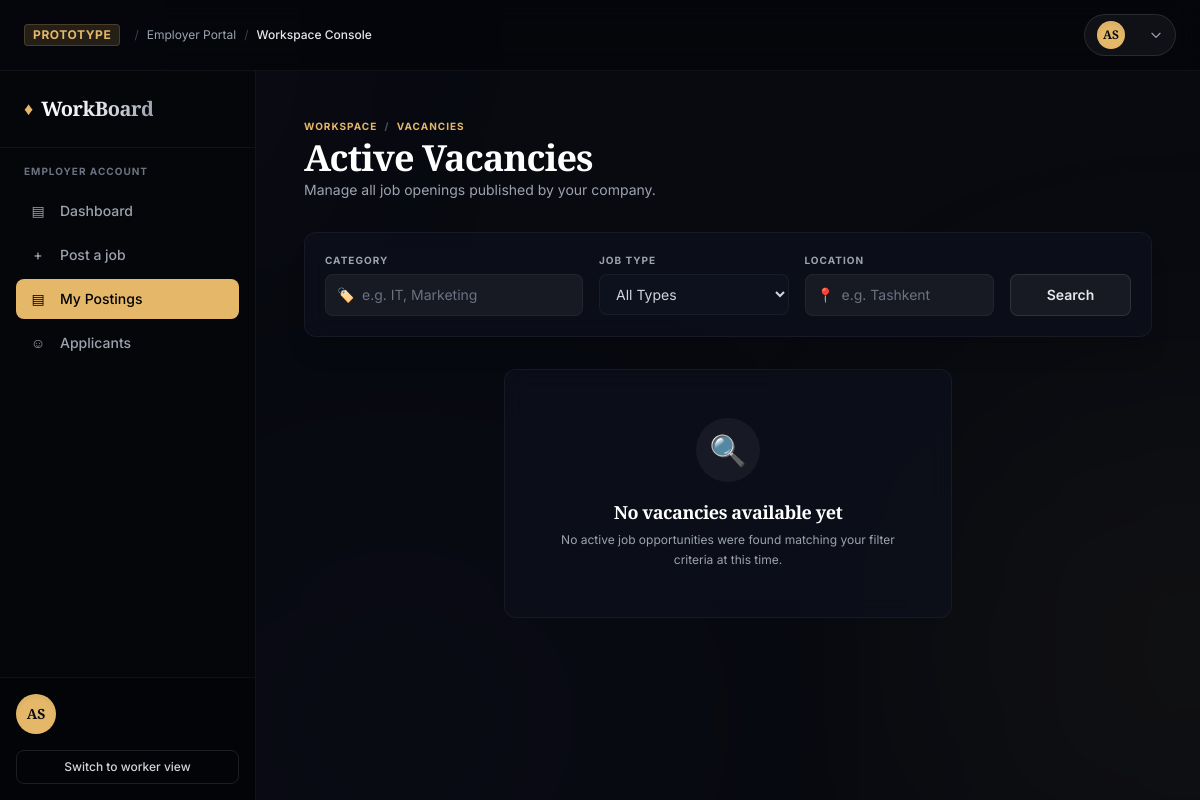
Page /jobs/my-postings/ on the earlier database version.
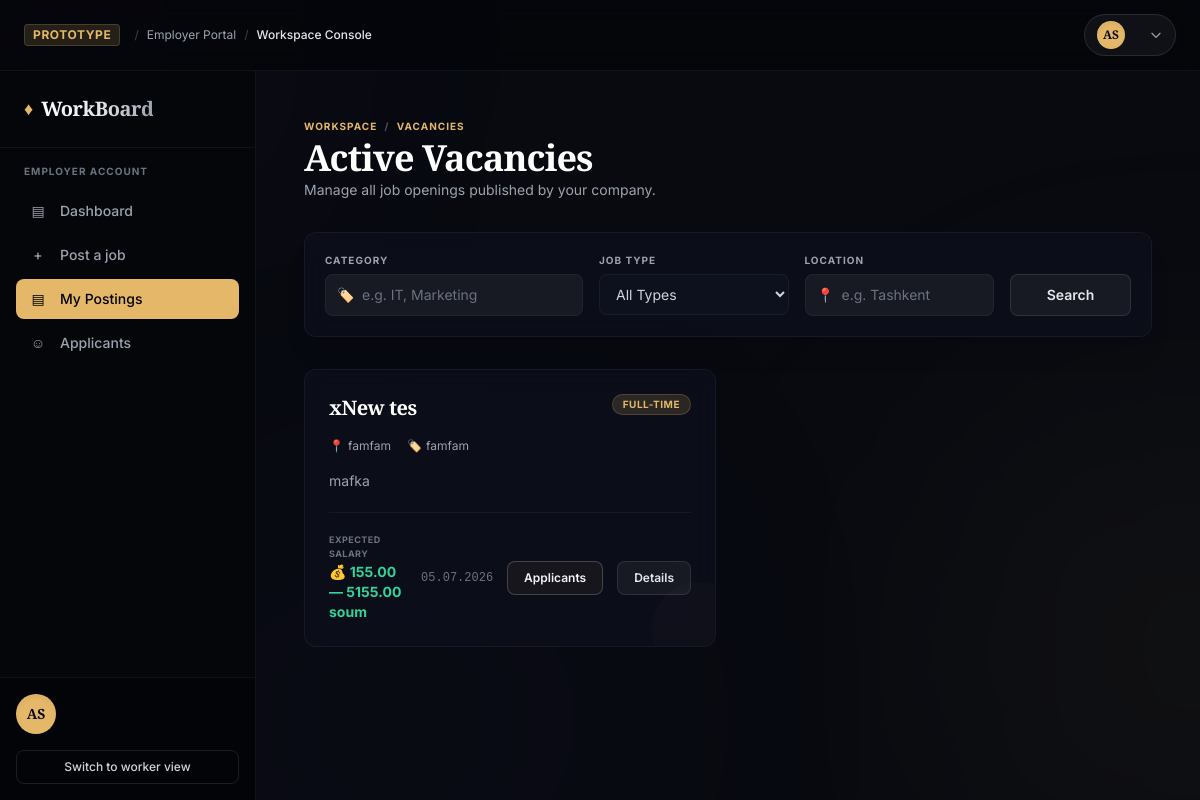
Same page on the later database version.
### jobs/models.py (models this page shows, shortened)
class Job(models.Model):
    JOBTYPES = (
        ('full-time', 'Full-time'),
        ('part-time', 'Part-time'),
        ('remote', 'Remote'),
        ('internship', 'Internship'),
    )
    employer = models.ForeignKey(CustomUser, on_delete=models.CASCADE)
    title = models.CharField(max_length=100)
    desc = models.TextField()
    category = models.CharField(max_length=30)
    location = models.CharField(max_length=150)
    salary_min = models.DecimalField(max_digits=20, decimal_places=2)
    salary_max = models.DecimalField(max_digits=20, decimal_places=2)
    job_type = models.CharField(max_length=20, choices=JOBTYPES)
    created_at = models.DateTimeField(auto_now_add=True)

### jobs/views.py (the view)
# urls.py: path('my-postings/', job_list, name='my-postings'),
def job_list(request):
    jobs = Job.objects.all().order_by('-created_at')
    category = request.GET.get('category')
    job_type = request.GET.get('job_type')
    location = request.GET.get('location')
    if category:
        jobs = jobs.filter(category__icontains=category)
    if job_type:
        jobs = jobs.filter(job_type=job_type)
    if location:
        jobs = jobs.filter(location__icontains=location)
    return render(request, 'jobs/jobs/my-postings.html', {
        'jobs': jobs,
        'job_types': Job.JOBTYPES,
    })

### templates/jobs/jobs/my-postings.html (shortened to what this page needs)
{% extends 'emp-base.html' %}
{% block content %}
<div class="space-y-8">
    <div class="flex flex-col md:flex-row md:items-center md:justify-between gap-4">
        <div>
            <div class="text-[10px] tracking-widest uppercase text-premium-gold font-bold mb-1">
                Workspace <span class="mx-1 text-gray-600">/</span> Vacancies
            </div>
            <h1 class="font-serif text-3xl md:text-4xl text-white font-semibold leading-tight tracking-tight">
                Active Vacancies
            </h1>
            <p class="text-gray-400 text-sm mt-0.5">Manage all job openings published by your company.</p>
        </div>
    </div>
    <div class="glass-panel rounded-xl p-5 shadow-xl relative z-10">
        <form method="GET" class="grid grid-cols-1 md:grid-cols-12 gap-4">
            <div class="md:col-span-4 relative">
                <label class="block text-[10px] font-bold text-gray-400 uppercase tracking-widest mb-1.5">Category</label>
                <div class="relative">
                    <span class="absolute inset-y-0 left-0 pl-3 flex items-center text-gray-500 text-sm pointer-events-none">🏷️</span>
                    <input type="text" name="category"
                           class="w-full pl-9 pr-4 py-2.5 bg-white/5 border border-white/5 focus:border-premium-gold/40 focus:bg-white/10 rounded-lg text-sm text-white placeholder-gray-500 focus:outline-none transition-all"
                           placeholder="e.g. IT, Marketing" value="{{ request.GET.category }}">
                </div>
            </div>
            <div class="md:col-span-3">
                <label class="block text-[10px] font-bold text-gray-400 uppercase tracking-widest mb-1.5">Job Type</label>
                <div class="relative">
                    <select name="job_type" class="w-full px-3 py-2.5 bg-[#0d111d] border border-white/5 focus:border-premium-gold/40 rounded-lg text-sm text-gray-300 focus:outline-none transition-all">
                        <option value="">All Types</option>
                    </select>
                </div>
            </div>
            <div class="md:col-span-3">
                <label class="block text-[10px] font-bold text-gray-400 uppercase tracking-widest mb-1.5">Location</label>
                <div class="relative">
                    <span class="absolute inset-y-0 left-0 pl-3 flex items-center text-gray-500 text-sm pointer-events-none">📍</span>
                    <input type="text" name="location"
                           class="w-full pl-9 pr-4 py-2.5 bg-white/5 border border-white/5 focus:border-premium-gold/40 focus:bg-white/10 rounded-lg text-sm text-white placeholder-gray-500 focus:outline-none transition-all"
                           placeholder="e.g. Tashkent" value="{{ request.GET.location }}">
                </div>
            </div>
            <div class="md:col-span-2 flex items-end">
                <button type="submit" class="w-full py-2.5 bg-white/5 hover:bg-white/10 border border-white/10 hover:border-premium-gold/30 text-gray-200 hover:text-white rounded-lg text-sm font-semibold transition-all duration-200">
                    Search
                </button>
            </div>
        </form>
    </div>
    {% if jobs %}
        <div class="grid grid-cols-1 md:grid-cols-2 gap-6">
            {% for job in jobs %}
                <div class="glass-panel glass-panel-hover rounded-xl p-6 flex flex-col justify-between min-h-[260px] relative overflow-hidden group">
                    <div class="absolute -right-8 -bottom-8 w-24 h-24 bg-premium-goldMuted rounded-full opacity-10 group-hover:opacity-25 group-hover:scale-125 transition duration-500 pointer-events-none"></div>
                    <div class="space-y-4">
                        <div class="flex justify-between items-start gap-3">
                            <h3 class="font-serif text-xl font-bold text-white tracking-tight leading-snug group-hover:text-premium-gold transition duration-200">
                                {{ job.title }}
                            </h3>
                            <span class="inline-flex items-center shrink-0 px-2.5 py-0.5 rounded-full text-[10px] font-bold uppercase tracking-wider bg-premium-goldMuted text-premium-gold border border-premium-gold/20">
                                {{ job.get_job_type_display }}
                            </span>
                        </div>
                        <div class="flex flex-wrap gap-x-4 gap-y-1.5 text-xs text-gray-400">
                            <span class="flex items-center gap-1">
                                <span class="text-premium-gold">📍</span> {{ job.location }}
                            </span>
                            <span class="flex items-center gap-1">
                                <span class="text-premium-gold">🏷️</span> {{ job.category }}
                            </span>
                        </div>
                        <p class="text-sm text-gray-400 line-clamp-3 leading-relaxed">
                            {{ job.desc|truncatewords:15 }}
                        </p>
                    </div>
                    <div class="pt-5 mt-5 border-t border-white/5 flex flex-col sm:flex-row sm:items-center justify-between gap-4 relative z-10">
                        <div class="space-y-0.5">
                            <div class="text-[9px] uppercase tracking-wider text-gray-500 font-bold">Expected Salary</div>
                            <p class="font-sans font-bold text-emerald-400 text-sm">
                                💰 {{ job.salary_min }} — {{ job.salary_max }} soum
                            </p>
                        </div>
                        <div class="flex items-center justify-between sm:justify-end gap-3.5 w-full sm:w-auto">
                            <span class="text-xs text-gray-500 font-mono">
                                {{ job.created_at|date:"d.m.Y" }}
                            </span>
                            <a href="{% url 'job_detail' job.pk %}" class="inline-flex items-center px-4 py-2 bg-premium-gold/5 hover:bg-white/20 border border-white/20 hover:border-premium-gold/60 text-gray-100 hover:text-white rounded-lg text-xs font-semibold transition-all duration-150">
                                Applicants
                            </a>
                            <a href="{% url 'job_detail' job.pk %}" class="inline-flex items-center px-4 py-2 bg-white/5 hover:bg-white/10 border border-white/10 hover:border-premium-gold/30 text-gray-200 hover:text-white rounded-lg text-xs font-semibold transition-all duration-150">
                                Details
                            </a>
                        </div>
                    </div>
                </div>
            {% endfor %}
        </div>
    {% else %}
        <div class="glass-panel rounded-xl p-12 text-center max-w-md mx-auto space-y-4">
            <div class="w-16 h-16 bg-white/5 rounded-full flex items-center justify-center text-3xl mx-auto">
                🔍
            </div>
            <div>
                <h3 class="font-serif text-lg font-bold text-white tracking-tight">No vacancies available yet</h3>
                <p class="text-gray-400 text-xs mt-1 leading-relaxed">
                    No active job opportunities were found matching your filter criteria at this time.
                </p>
            </div>
        </div>
    {% endif %}
</div>
{% endblock %}

### templates/emp-base.html (shortened to what this page needs)
<!DOCTYPE html>
<html lang="en" class="dark">
<head>
    <script src="https://cdn.tailwindcss.com"></script>
</head>
<body class="bg-[#080a10] font-sans antialiased text-gray-200 min-h-screen flex flex-col relative overflow-x-hidden">
    <div class="fixed inset-0 overflow-hidden pointer-events-none z-0">
        <div class="absolute top-1/2 right-[-20%] w-[500px] h-[500px] rounded-full bg-[#e5b869]/5 aura-orb-2"></div>
        <div class="absolute bottom-[-10%] left-[20%] w-80 h-80 rounded-full bg-indigo-950/20 aura-orb-1"></div>
    </div>
    <header class="bg-[#05060a]/90 py-3.5 px-6 border-b border-white/5 relative z-40 select-none backdrop-blur-md">
        <div class="max-w-[1600px] mx-auto flex items-center justify-between">
            <div class="hidden lg:flex items-center space-x-2 text-xs text-gray-400">
                <span class="text-premium-gold font-bold tracking-wider uppercase bg-premium-goldMuted px-2 py-0.5 rounded border border-premium-gold/20 mr-1.5">PROTOTYPE</span>
                <span class="text-gray-700">/</span>
                <span>Employer Portal</span>
                <span class="text-gray-700">/</span>
                <span class="text-gray-200 font-medium">Workspace Console</span>
            </div>
            <div class="relative flex items-center space-x-4 ml-auto">
                <button id="profileDropdownBtn" onclick="toggleDropdown(event)" class="flex items-center space-x-3 bg-white/5 hover:bg-white/10 border border-white/10 hover:border-premium-gold/30 px-3 py-1.5 rounded-full transition-all duration-200 focus:outline-none">
                    <div class="w-7 h-7 rounded-full bg-premium-gold text-premium-obsidian font-bold flex items-center justify-center text-xs font-serif shadow-inner border border-premium-gold/30">
                        AS
                    </div>
                    <svg id="dropdownArrow" class="w-3.5 h-3.5 text-gray-400 transition-transform duration-200" fill="none" stroke="currentColor" viewBox="0 0 24 24">
                        <path stroke-linecap="round" stroke-linejoin="round" stroke-width="2" d="M19 9l-7 7-7-7"></path>
                    </svg>
                </button>
            </div>
        </div>
    </header>
    <div class="flex-1 flex flex-col lg:flex-row relative z-10">
        <aside id="sidebar" class="w-full lg:w-64 bg-[#050609] text-white flex-col shrink-0 border-r border-white/5 z-30 hidden lg:flex">
            <div class="p-6 border-b border-white/5 hidden lg:block">
                <div class="flex items-center space-x-2">
                    <span class="text-premium-gold text-lg">♦</span>
                    <span class="font-serif text-xl font-bold tracking-tight bg-gradient-to-r from-white via-gray-200 to-gray-400 bg-clip-text text-transparent">WorkBoard</span>
                </div>
            </div>
            <div class="p-4 flex-1 space-y-6">
                <div>
                    <span class="text-[10px] uppercase tracking-widest text-gray-500 font-bold px-2 block mb-3">Employer Account</span>
                    <nav class="space-y-1">
                        <a href="{% url 'home' %}"
                        class="w-full flex items-center space-x-3 px-3 py-2.5 rounded-lg text-sm font-medium transition-all duration-150
                        {% if request.path == '/' %} text-black bg-premium-gold {% else %} text-gray-400 hover:text-white hover:bg-white/5 {% endif %}">
                            <span class="w-5 text-center text-sm">▤</span>
                            <span>Dashboard</span>
                        </a>
                        <a href="{% url 'job-create' %}"
                        class="w-full flex items-center space-x-3 px-3 py-2.5 rounded-lg text-sm font-medium transition-all duration-150
                        {% if 'jobs/create/' in request.path %} text-black bg-premium-gold {% else %} text-gray-400 hover:text-white hover:bg-white/5 {% endif %}">
                            <span class="w-5 text-center text-sm">+</span>
                            <span>Post a job</span>
                        </a>
                        <a href="{% url 'my-postings' %}"
                        class="w-full flex items-center space-x-3 px-3 py-2.5 rounded-lg text-sm font-medium transition-all duration-150
                        {% if '/my-postings/' in request.path %} text-black bg-premium-gold {% else %} text-gray-400 hover:text-white hover:bg-white/5 {% endif %}">
                            <span class="w-5 text-center text-sm">▤</span>
                            <span>My Postings</span>
                        </a>
                        <button id="nav-applicants" onclick="switchTab('applicants')" class="w-full flex items-center space-x-3 px-3 py-2.5 rounded-lg text-sm font-medium transition-all duration-150 text-gray-400 hover:text-white hover:bg-white/5">
                            <span class="w-5 text-center text-sm">☺</span>
                            <span>Applicants</span>
                        </button>
                    </nav>
                </div>
            </div>
            <div class="p-4 border-t border-white/5 bg-[#030406]/55 backdrop-blur-md">
                <div class="flex items-center space-x-3 mb-4">
                    <div class="w-10 h-10 rounded-full bg-premium-gold text-premium-obsidian font-bold flex items-center justify-center text-sm font-serif shadow-inner border border-premium-gold/30">
                        AS
                    </div>
                </div>
                <div class="space-y-2">
                    <button onclick="showToast('Switching viewport paradigm to Worker Dashboard...')" class="w-full py-2 px-3 border border-white/10 hover:border-premium-gold/30 hover:bg-white/5 rounded-lg text-xs font-medium text-gray-300 hover:text-white transition text-center block">
                        Switch to worker view
                    </button>
                </div>
            </div>
        </aside>
        <main class="flex-1 p-6 md:p-8 lg:p-12 overflow-y-auto max-w-[1300px] mx-auto w-full relative z-20">
            {% block content %}{% endblock content %}
        </main>
    </div>
</body>
</html>

### templates/emp-base.html (style rules this page uses)
.aura-orb-1 { animation: drift-slow 22s infinite ease-in-out; filter: blur(140px); }
.aura-orb-2 { animation: drift-reverse 26s infinite ease-in-out; filter: blur(140px); }
.glass-panel { background: rgba(13, 17, 29, 0.7); backdrop-filter: blur(12px); -webkit-backdrop-filter: blur(12px); border: 1px solid rgba(255, 255, 255, 0.05); }

Differences in the rows shown:
added Job: title "xNew tes", job_type "FULL-TIME", location "famfam", category "famfam", desc "mafka", salary_min "155.00", salary_max "5155.00", created_at "05.07.2026"
Other differences:
text no longer shown: "🔍 No vacancies available yet No active job opportunities were found matching your filter criteria at this time."
